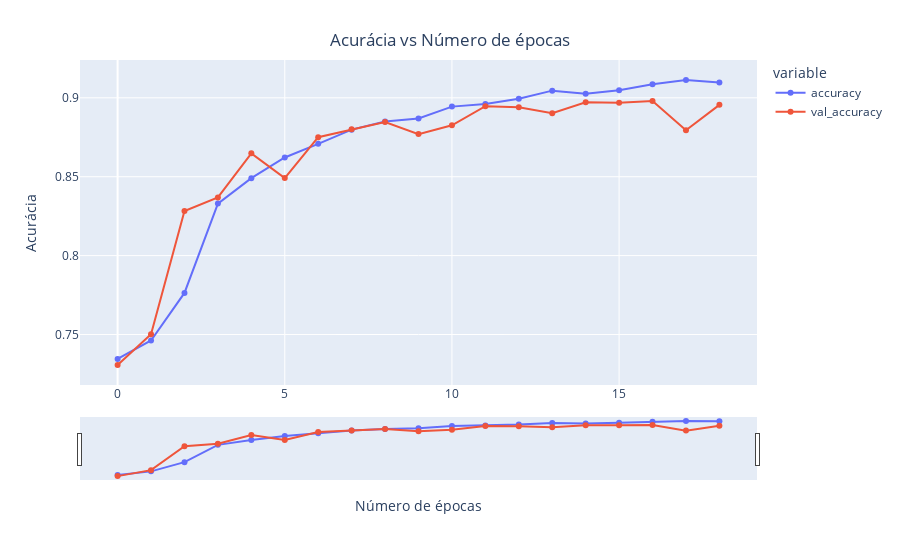

The notebook cell saved with this chart:
### Markdown cell above
## Visualização dos resultados do treinamento

### Code cell
x = px.line(data_frame = history, y = ['accuracy', 'val_accuracy'], markers = True)
x.update_xaxes(title = 'Número de épocas', rangeslider_visible = True)
x.update_yaxes(title = 'Acurácia')
x.update_layout(showlegend = True,
  title = {
    'text': 'Acurácia vs Número de épocas',
    'y': 0.94,
    'x': 0.5,
    'xanchor': 'center',
    'yanchor': 'top'
  })
x.show()

### Figure 1 — Plotly figure (JSON) as saved in the notebook; plotly's stock layout.template omitted (floating-point values rounded to 4 significant figures)
{"data": [{"hovertemplate": "variable=accuracy<br>index=%{x}<br>value=%{y}<extra></extra>", "legendgroup": "accuracy", "line": {"color": "#636efa", "dash": "solid"}, "marker": {"symbol": "circle"}, "mode": "lines+markers", "name": "accuracy", "orientation": "v", "showlegend": true, "type": "scatter", "x": [0, 1, 2, 3, 4, 5, 6, 7, 8, 9, 10, 11, 12, 13, 14, 15, 16, 17, 18], "xaxis": "x", "y": [0.7345, 0.7462, 0.7764, 0.833, 0.8491, 0.8622, 0.8708, 0.8798, 0.885, 0.8869, 0.8944, 0.8961, 0.8994, 0.9046, 0.9025, 0.9048, 0.9085, 0.9113, 0.9097], "yaxis": "y"}, {"hovertemplate": "variable=val_accuracy<br>index=%{x}<br>value=%{y}<extra></extra>", "legendgroup": "val_accuracy", "line": {"color": "#EF553B", "dash": "solid"}, "marker": {"symbol": "circle"}, "mode": "lines+markers", "name": "val_accuracy", "orientation": "v", "showlegend": true, "type": "scatter", "x": [0, 1, 2, 3, 4, 5, 6, 7, 8, 9, 10, 11, 12, 13, 14, 15, 16, 17, 18], "xaxis": "x", "y": [0.7307, 0.7502, 0.8283, 0.8369, 0.8648, 0.8492, 0.875, 0.88, 0.8847, 0.877, 0.8826, 0.8947, 0.894, 0.8903, 0.8971, 0.8969, 0.898, 0.8794, 0.8955], "yaxis": "y"}], "layout": {"legend": {"title": {"text": "variable"}, "tracegroupgap": 0}, "margin": {"t": 60}, "showlegend": true, "title": {"text": "Acurácia vs Número de épocas", "x": 0.5, "xanchor": "center", "y": 0.94, "yanchor": "top"}, "xaxis": {"anchor": "y", "domain": [0, 1], "rangeslider": {"visible": true}, "title": {"text": "Número de épocas"}}, "yaxis": {"anchor": "x", "domain": [0, 1], "title": {"text": "Acurácia"}}}}
